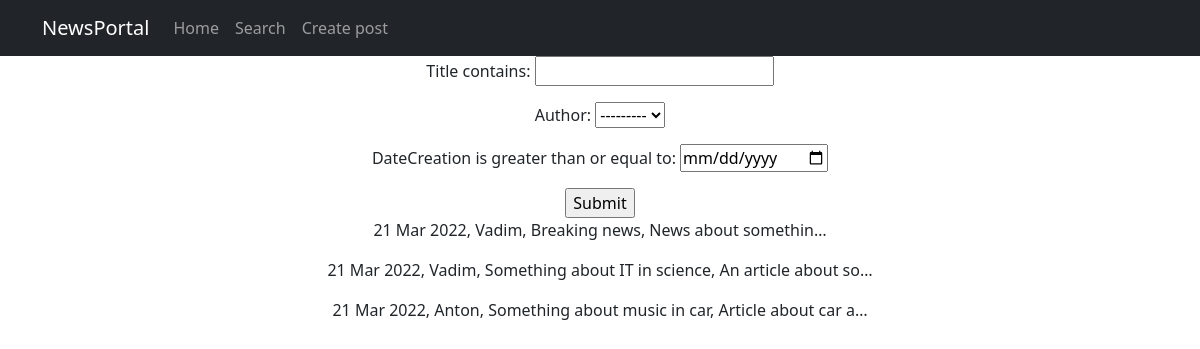
Page /news/search/ on the earlier database version.
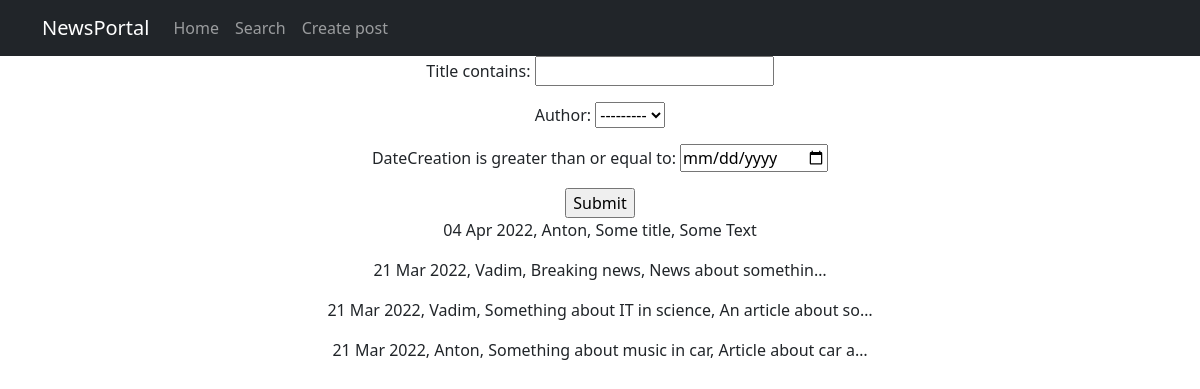
Same page on the later database version.
### News/models.py (models this page shows, shortened)
class Post(models.Model):
    author = models.ForeignKey(Author, on_delete=models.CASCADE)
    NEWS = 'NW'
    ARTICLE = 'AR'
    CATEGORY_CHOICES = (
        (NEWS, 'Новость'),
        (ARTICLE, 'Статья'),
    )
    categoryType = models.CharField(max_length=2, choices=CATEGORY_CHOICES, default=ARTICLE)
    dateCreation = models.DateTimeField(auto_now_add=True)
    postCategory = models.ManyToManyField(Category, through='PostCategory')
    title = models.CharField(max_length=128)
    text = models.TextField()
    rating = models.SmallIntegerField(default=0)
    class Meta:
        verbose_name = 'Новость'
        verbose_name_plural = 'Новости'
        ordering = ['-dateCreation']

class Author(models.Model):
    authorUser = models.OneToOneField(User, on_delete=models.CASCADE)
    ratingAuthor = models.SmallIntegerField(default=0)
    def __str__(self):
        return self.authorUser.username

### News/views.py (the view)
# urls.py: path('search/', SearchList.as_view()),
class SearchList(ListView):
    model = Post
    template_name = 'search.html'
    context_object_name = 'news'
    paginate_by = 4
    def get_filter(self):
        return NewsFilter(self.request.GET, queryset=super().get_queryset())
    def get_queryset(self):
        return self.get_filter().qs
    def get_context_data(self, *args, **kwargs):
        return {
            **super().get_context_data(*args, **kwargs),
            'filter': self.get_filter(),
        }

### News/templates/News/search.html (shortened to what this page needs)
{% extends 'news.html' %}
{% load custom_filters %}
{% block content %}
<form method="get">
    {{ filter.form.as_p }}
    <input type="submit" />
    </form>
    {% for obj in filter.qs %}
        {{ obj.dateCreation|date:'  d M Y' }},
        {{ obj.author }},
        {{ obj.title }},
        {{ obj.text|truncatechars:20 }}</p>
    {% endfor %}
    {% endblock content %}

### News/templates/News/news.html (shortened to what this page needs)
{% extends 'default.html' %}
{% load custom_filters %}

### News/templates/default.html (shortened to what this page needs)
<!DOCTYPE html>
<html lang="en">
    <head>
        {% load static %}
        <link href="{% static 'css/styles.css' %}" rel="stylesheet" />
    </head>
    <body>
        <nav class="navbar navbar-expand-lg navbar-dark bg-dark static-top">
            <div class="container">
                <a class="navbar-brand" href="#">NewsPortal</a>
                <div class="collapse navbar-collapse" id="navbarResponsive">
                    <ul class="navbar-nav ml-auto">
                        <li class="nav-item active">
                            <li class="nav-item">
                                <a class="nav-link" href="/news/">Home</a>
                        </li>
                        <li class="nav-item">
                            <a class="nav-link" href="/news/search/">Search</a>
                        </li>
                        <li class="nav-item">
                            <a class="nav-link" href="/news/create/">Create post</a>
                        </li>
                    </ul>
                </div>
            </div>
         </nav>
        <div class="container">
            <div class="row">
                <div class="col-lg-12 text-center">
                    {% block content %}{% endblock content %}
                </div>
            </div>
         </div>
    </body>
</html>

Differences in the rows shown:
added Post: dateCreation "04 Apr 2022", author "Anton", title "Some title", text "Some Text"
